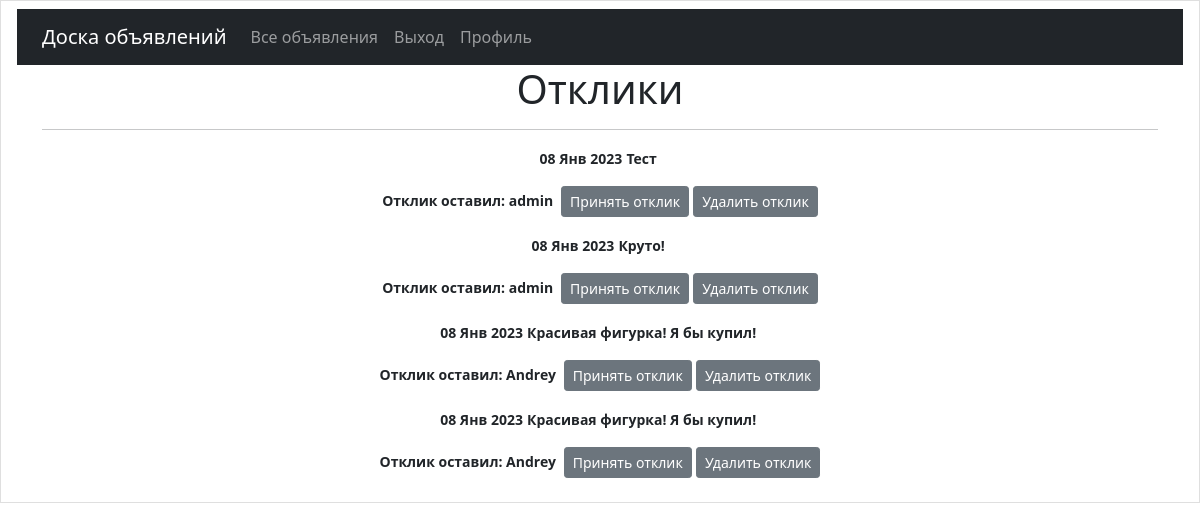
The app's page /bulletin/10/user_response (signed in), older data.
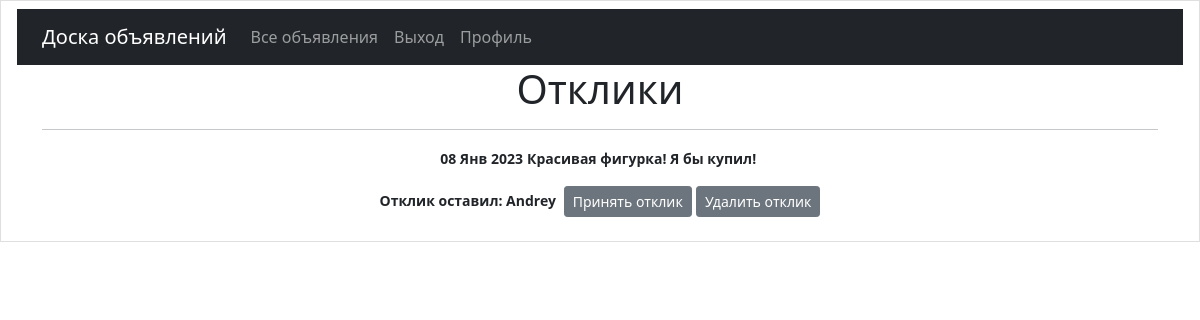
The same page, newer data.
### bulletin/models.py (models this page shows, shortened)
class Response(models.Model):
    class Meta:
        verbose_name = u"Комментарий к новости"
        verbose_name_plural = u"Комментарии к новостям"
    commentPost = models.ForeignKey(Post, on_delete=models.CASCADE, verbose_name='Объявление')
    commentUser = models.ForeignKey(User, on_delete=models.CASCADE, verbose_name='Пользователь')
    text = models.TextField(verbose_name='Отклик')
    dateCreation = models.DateTimeField(auto_now_add=True, verbose_name='Дата')
    status = models.BooleanField(default=False)

### bulletin/views.py (the view)
# urls.py: path('<int:pk>/user_response', user_response, name='user_response'),
@login_required
def user_response(request, pk):
    post = Post.objects.get(id=pk)
    response = Response.objects.filter(commentPost=post)
    return render(request, 'user_response.html', {
        'responses': response})

### bulletin/templatetags/custom_filters.py (called while the page is built)
@register.filter()
def censor(value):
    for word in black_words:
        value = value.replace(word[1:], '*' * (len(word) - 1))
    return value

### templates/user_response.html
{% extends 'flatpages/default.html' %}
{% load custom_filters %}
{% block content %}
<h1>Отклики </h1>
<hr>
           {% for response in responses|dictsortreversed:"dateCreation"%}
            <html class="list-group-item">
                    <p class="fw-bold">
                    <small class="fw-bold">{{ response.dateCreation|date:'d M Y' }}</small>
                    <small class="fw-bold">{{ response.text|censor }}&nbsp;</small></p>
                    <p><small class="fw-bold">Отклик оставил: {{ response.commentUser }}&nbsp;</small>
                        {% if response.status %}
                            <a href="{% url 'accept_response' response.id %}" class="btn btn-secondary btn-sm">Отменить отклик</a>
                            {% else %}
                            <a href="{% url 'accept_response' response.id %}" class="btn btn-secondary btn-sm">Принять отклик</a>
                            <a href="{% url 'delete_response' response.id %}" class="btn btn-secondary btn-sm">Удалить отклик</a></p>
                        {% endif %}
            {% endfor %}
{% endblock content %}

### templates/flatpages/default.html (shortened to what this page needs)
<!DOCTYPE html>
<html lang="en">
{% load i18n %}
{% load tz %}
{% load cache %}
{% load custom_tags %}
{% load static %}
    <head>
    </head>
        <link href="{% static 'css/styles.css' %}" rel="stylesheet" />
    <body>
        <nav class="navbar navbar-expand-lg navbar-dark bg-dark static-top">
           <div class="container">
               <a class="navbar-brand" href="#">Доска объявлений</a>
               <div class="collapse navbar-collapse" id="navbarResponsive">
                   <ul class="navbar-nav ml-auto">
                       <li class="nav-item">
                           <a class="nav-link" href="/bulletin/">Все объявления</a>
                       </li>
                       {% if request.user.is_authenticated %}
                          <li class="nav-item" >
                               <a class="nav-link" href="/accounts/logout/" >Выход</a>
                            </li>
                       {%endif%}
                        {% if request.user.is_authenticated %}
                            <li class="nav-item" >
                               <a class="nav-link" href="/bulletin/profile/" >Профиль</a>
                           </li>
                        {%endif%}
                   </ul>
               </div>
           </div>
        </nav>
        <div class="container">
            <div class="row">
                <div class="col-lg-12 text-center">
                    {% block content %}{% endblock content %}
                </div>
            </div>
        </div>
    </body>
</html>

Row changes from the older to the newer data that the page shows:
removed Response: dateCreation "08 Янв 2023", text|censor "Тест", commentUser "admin", status "Принять отклик"
removed Response: dateCreation "08 Янв 2023", text|censor "Круто!", commentUser "admin", status "Принять отклик"
removed Response: dateCreation "08 Янв 2023", text|censor "Красивая фигурка! Я бы купил!", commentUser "Andrey", status "Принять отклик"
